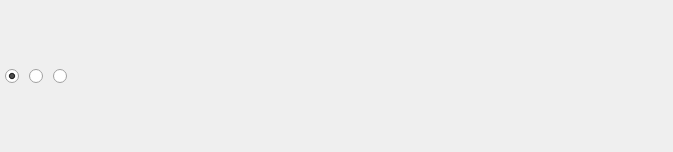
                       <widget class="QWidget" name="scrollAreaWidgetContents_4">
                        <property name="geometry">
                         <rect>
                          <x>0</x>
                          <y>0</y>
                          <width>673</width>
                          <height>152</height>
                         </rect>
                        </property>
                        <layout class="QHBoxLayout" name="horizontalLayout_22">
                         <property name="leftMargin">
                          <number>0</number>
                         </property>
                         <property name="topMargin">
                          <number>0</number>
                         </property>
                         <property name="rightMargin">
                          <number>0</number>
                         </property>
                         <property name="bottomMargin">
                          <number>0</number>
                         </property>
                         <item>
                          <widget class="QFrame" name="drillLabel_2">
                           <layout class="QHBoxLayout" name="horizontalLayout_23">
                            <property name="spacing">
                             <number>10</number>
                            </property>
                            <property name="leftMargin">
                             <number>5</number>
                            </property>
                            <property name="topMargin">
                             <number>5</number>
                            </property>
                            <property name="rightMargin">
                             <number>5</number>
                            </property>
                            <property name="bottomMargin">
                             <number>5</number>
                            </property>
                            <item>
                             <widget class="QRadioButton" name="rectBoss">
                              <property name="sizePolicy">
                               <sizepolicy hsizetype="Fixed" vsizetype="Fixed">
                                <horstretch>0</horstretch>
                                <verstretch>0</verstretch>
                               </sizepolicy>
                              </property>
                              <property name="maximumSize">
                               <size>
                                <width>16777215</width>
                                <height>140</height>
                               </size>
                              </property>
                              <property name="text">
                               <string/>
                              </property>
                              <property name="icon">
                               <iconset>
                                <normalon>:/STEPNCMaster/images/HNCMill/mill10-0.bmp</normalon>
                               </iconset>
                              </property>
                              <property name="iconSize">
                               <size>
                                <width>180</width>
                                <height>150</height>
                               </size>
                              </property>
                              <property name="checked">
                               <bool>true</bool>
                              </property>
                              <property name="autoRepeatDelay">
                               <number>100</number>
                              </property>
                             </widget>
                            </item>
                            <item>
                             <widget class="QRadioButton" name="circleBoss">
                              <property name="sizePolicy">
                               <sizepolicy hsizetype="Fixed" vsizetype="Fixed">
                                <horstretch>0</horstretch>
                                <verstretch>0</verstretch>
                               </sizepolicy>
                              </property>
                              <property name="maximumSize">
                               <size>
                                <width>16777215</width>
                                <height>140</height>
                               </size>
                              </property>
                              <property name="text">
                               <string/>
                              </property>
                              <property name="icon">
                               <iconset>
                                <normalon>:/STEPNCMaster/images/HNCMill/mill11-0.bmp</normalon>
                               </iconset>
                              </property>
                              <property name="iconSize">
                               <size>
                                <width>180</width>
                                <height>150</height>
                               </size>
                              </property>
                              <property name="autoRepeatDelay">
                               <number>100</number>
                              </property>
                             </widget>
                            </item>
                            <item>
                             <widget class="QRadioButton" name="ContourBoss">
                              <property name="sizePolicy">
                               <sizepolicy hsizetype="Fixed" vsizetype="Fixed">
                                <horstretch>0</horstretch>
                                <verstretch>0</verstretch>
                               </sizepolicy>
                              </property>
                              <property name="maximumSize">
                               <size>
                                <width>16777215</width>
                                <height>140</height>
                               </size>
                              </property>
                              <property name="text">
                               <string/>
                              </property>
                              <property name="icon">
                               <iconset>
                                <normalon>:/STEPNCMaster/images/HNCMill/mill12-0.bmp</normalon>
                               </iconset>
                              </property>
                              <property name="iconSize">
                               <size>
                                <width>180</width>
                                <height>150</height>
                               </size>
                              </property>
                              <property name="autoRepeatDelay">
                               <number>100</number>
                              </property>
                             </widget>
                            </item>
                            <item>
                             <spacer name="horizontalSpacer_11">
                              <property name="orientation">
                               <enum>Qt::Horizontal</enum>
                              </property>
                              <property name="sizeHint" stdset="0">
                               <size>
                                <width>26</width>
                                <height>20</height>
                               </size>
                              </property>
                             </spacer>
                            </item>
                           </layout>
                          </widget>
                         </item>
                        </layout>
                       </widget>
